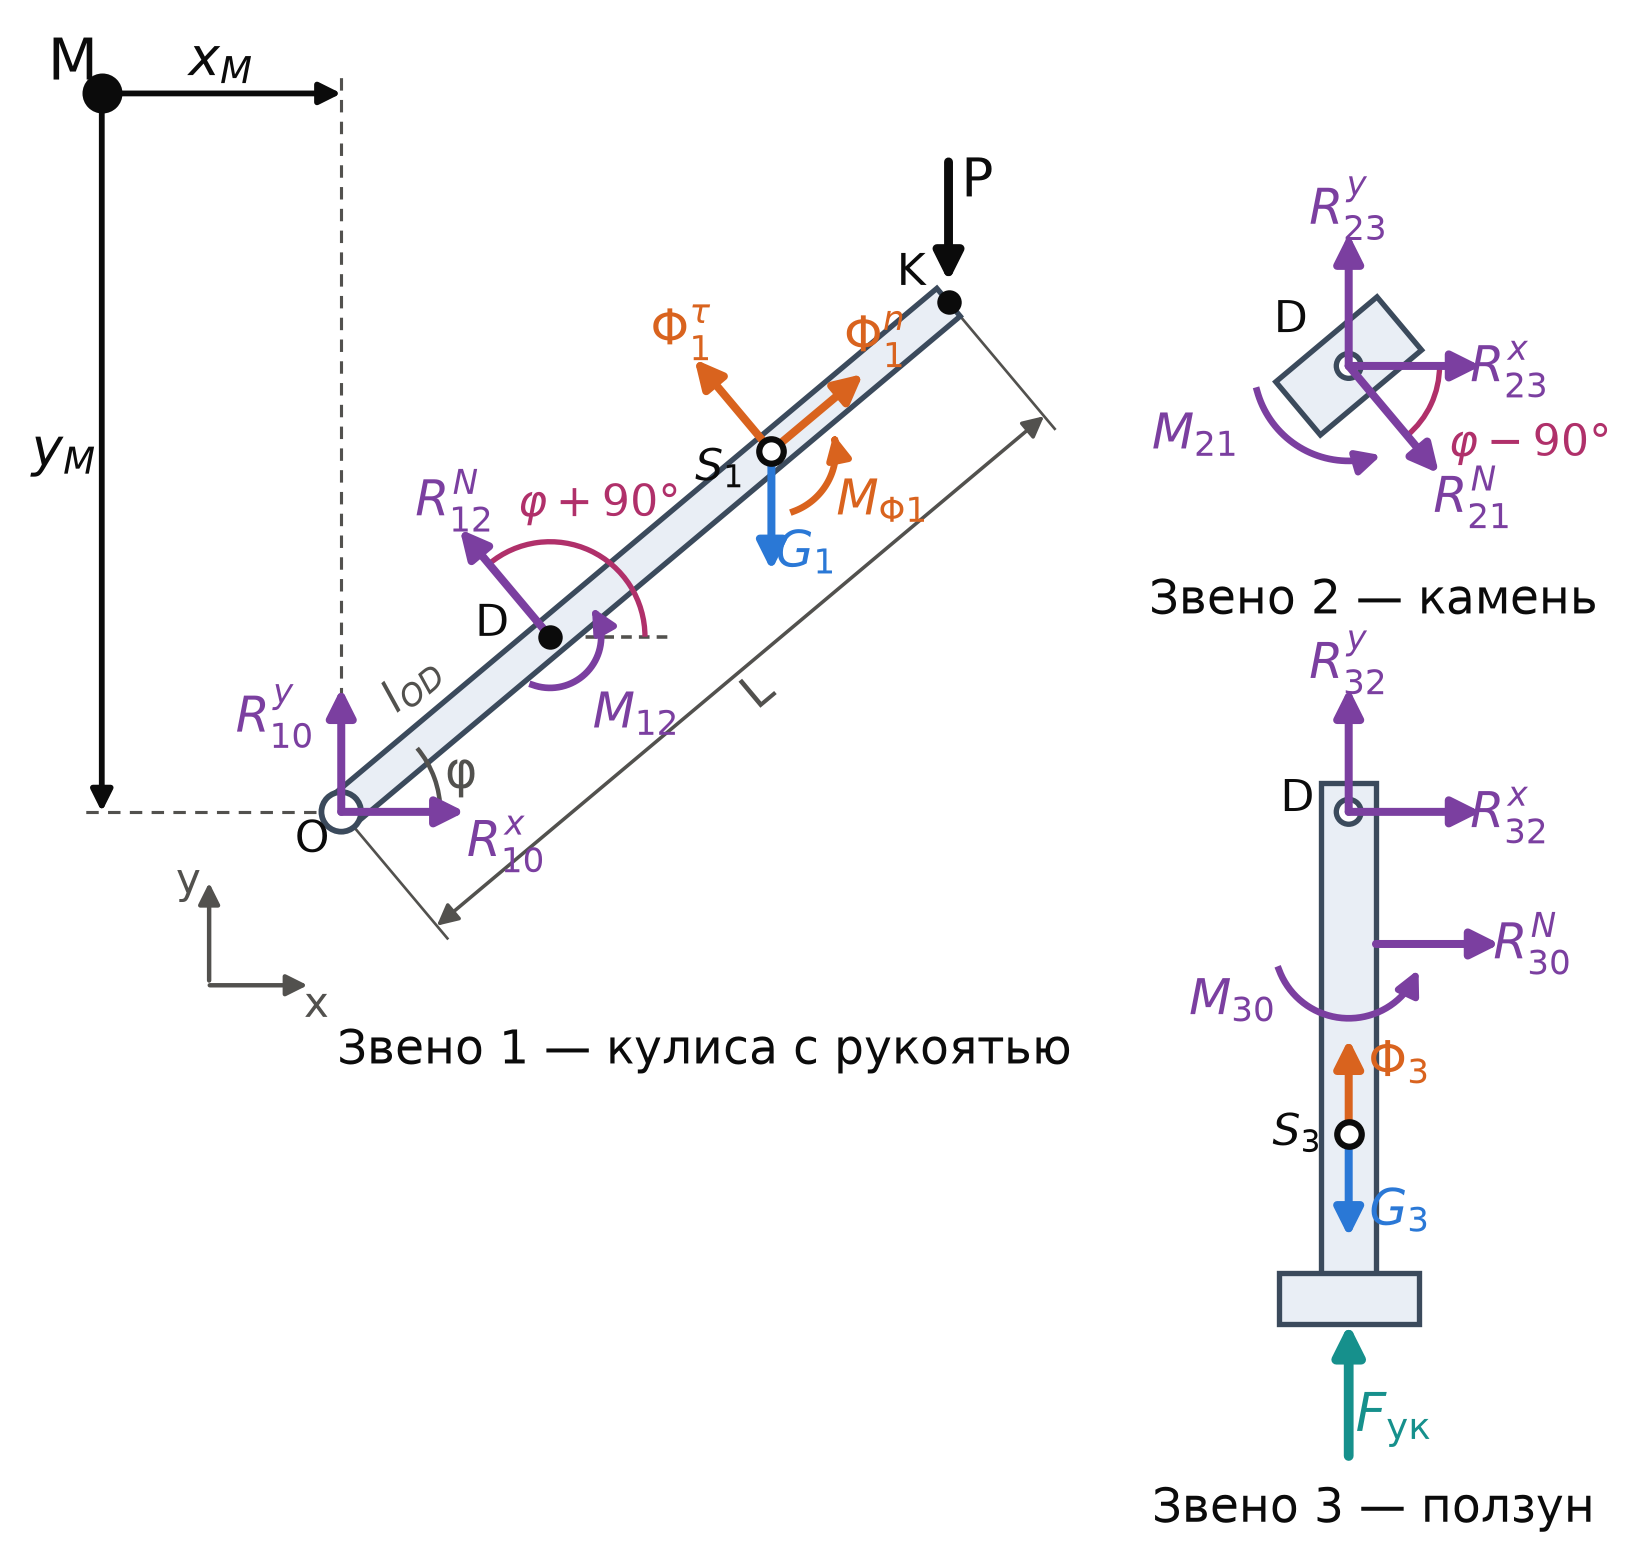

This figure's Python source:
# -*- coding: utf-8 -*-
"""Рис. 13 (v17) — расчётные схемы уточнённого силового расчёта: рис. 7 (fig7_fbd_v14.py) + силы тяжести и инерции
кулисы (G1, Ф1τ, Ф1n, MФ1 в центре масс S1) и ползуна (G3, Ф3 в S3); схема без масштаба."""
import os
import numpy as np, matplotlib
matplotlib.use("Agg")
import matplotlib.pyplot as plt
from matplotlib.patches import FancyArrowPatch, Rectangle, Circle, Arc, Polygon
from matplotlib.transforms import Affine2D
from math import radians, cos, sin

plt.rcParams.update({"font.family": "DejaVu Sans", "mathtext.fontset": "dejavusans", "font.size": 10})
INK, INK2 = "#0b0b0b", "#52514e"
REACT, ACT, CRIMP = "#7b3fa0", "#0b0b0b", "#16908c"
BODY, BODY_E = "#e9eef5", "#3b4a5c"
GRAV, INERT = "#2a78d6", "#d9631e"

fig, ax = plt.subplots(figsize=(8.4, 6.2), dpi=320)
ax.set_aspect("equal"); ax.axis("off")

def arrow(p0, p1, color, lw=1.8, ms=13, z=6):
    ax.add_patch(FancyArrowPatch(p0, p1, arrowstyle="-|>", mutation_scale=ms, color=color, lw=lw, zorder=z,
                                 shrinkA=0, shrinkB=0))
def label(xy, s, color, ha="center", va="center", fs=11):
    ax.text(xy[0], xy[1], s, color=color, ha=ha, va=va, fontsize=fs, zorder=9)
def moment(c, r, a0, a1, color, txt, txy, ccw=True):
    """дуговая стрелка момента"""
    th = np.radians(np.linspace(a0, a1, 40))
    xs, ys = c[0] + r*np.cos(th), c[1] + r*np.sin(th)
    ax.plot(xs[:-3], ys[:-3], color=color, lw=1.5, zorder=6)
    arrow((xs[-4], ys[-4]), (xs[-1], ys[-1]), color, lw=1.5, ms=11)
    label(txy, txt, color)

phi = radians(40.0)
u = np.array([cos(phi), sin(phi)]); n = np.array([-sin(phi), cos(phi)])

# ---------------- Звено 1: кулиса с рукоятью
O = np.array([0.0, 0.0]); lOD, LK = 3.3, 9.6
D1 = O + lOD*u; K = O + LK*u
w = 0.22
bar = Polygon([O + w*n, K + w*n, K - w*n, O - w*n], closed=True, fc=BODY, ec=BODY_E, lw=1.2, zorder=3)
ax.add_patch(bar)
# паз
s0, s1 = O + 2.3*u, O + 4.6*u

ax.add_patch(Circle(O, 0.24, fc="white", ec=BODY_E, lw=1.3, zorder=5))
ax.plot(*D1, "o", ms=4.5, color=INK, zorder=7); label(D1 + np.array([-0.7, 0.15]), "D", INK, fs=10)
label(O + np.array([-0.35, -0.35]), "O", INK, fs=10)
ax.plot(*K, "o", ms=4.5, color=INK, zorder=7); label(K + np.array([-0.45, 0.35]), "K", INK, fs=10)
# оси
ax.annotate("", xy=(-1.6, -0.75), xytext=(-1.6, -2.15), arrowprops=dict(arrowstyle="-|>", color=INK2, lw=1.0))
ax.annotate("", xy=(-0.3, -2.1), xytext=(-1.7, -2.1), arrowprops=dict(arrowstyle="-|>", color=INK2, lw=1.0))
label((-1.85, -0.85), "y", INK2, fs=9.5); label((-0.3, -2.35), "x", INK2, fs=9.5)
# угол φ
ax.add_patch(Arc(O, 2.4, 2.4, theta1=0, theta2=40, color=INK2, lw=1.0, zorder=4))
label((1.45, 0.45), "φ", INK2, fs=11)
# реакции в O
arrow(O, O + np.array([1.5, 0]) - np.array([0, 0.0]), REACT)
label(O + np.array([2.0, -0.4]), r"$R_{10}^{x}$", REACT)
arrow(O, O + np.array([0, 1.5]), REACT)
label(O + np.array([-0.8, 1.15]), r"$R_{10}^{y}$", REACT)
# реакция камня на кулису
arrow(D1, D1 + 1.7*n, REACT)
label(D1 + 1.95*n + np.array([0.1, 0.15]), r"$R_{12}^{N}$", REACT)
moment(D1, 0.62, 250, 395, REACT, r"$M_{12}$", D1 + np.array([1.05, -0.95]))
# угол направления R12N от горизонтали: φ + 90° (как на листике)
ax.plot([D1[0], D1[0] + 1.5], [D1[1], D1[1]], color=INK2, lw=0.8, ls=(0, (3, 2)), zorder=2)
ax.add_patch(Arc(D1, 2.3, 2.3, theta1=0, theta2=130, color="#b0306a", lw=1.2, zorder=5))
label(D1 + np.array([0.6, 1.6]), r"$\varphi + 90°$", "#b0306a", fs=10)
# сила руки
arrow(K + np.array([0, 1.7]), K + np.array([0, 0.25]), ACT, lw=2.0)
label(K + np.array([0.35, 1.45]), "P", ACT, fs=12)
# размеры вдоль кулисы
off = -1.8*n
pa, pb = O + off, K + off
ax.annotate("", xy=pb, xytext=pa, arrowprops=dict(arrowstyle="<|-|>", color=INK2, lw=0.8, shrinkA=0, shrinkB=0))
for p_ in (O, K):
    ax.plot([p_[0] - 0.25*n[0], p_[0] + off[0] - 0.2*n[0]], [p_[1] - 0.25*n[1], p_[1] + off[1] - 0.2*n[1]], color=INK2, lw=0.6)
mid = (pa + pb)/2 - 0.35*n
ax.text(mid[0], mid[1], "L", color=INK2, fontsize=10.5, rotation=40, ha="center", va="center")
mid2 = O + 0.5*lOD*u + 0.62*n
ax.text(mid2[0], mid2[1], r"$l_{OD}$", color=INK2, fontsize=10, rotation=40, ha="center", va="center")
label((4.4, -2.9), "Звено 1 — кулиса с рукоятью", INK, fs=10.5)
# центр масс S1, сила тяжести и силы инерции
S1 = O + 6.8*u
ax.plot(*S1, "o", ms=5.5, mfc="white", mec=INK, mew=1.4, zorder=8)
label(S1 + np.array([-0.62, -0.22]), r"$S_{1}$", INK, fs=10)
arrow(S1, S1 + np.array([0, -1.45]), GRAV)
label(S1 + np.array([0.42, -1.25]), r"$G_{1}$", GRAV)
arrow(S1, S1 + 1.45*n, INERT)
label(S1 + 1.45*n + np.array([-0.15, 0.32]), r"$\Phi_{1}^{\tau}$", INERT)
arrow(S1, S1 + 1.45*u, INERT)
label(S1 + 1.45*u + np.array([0.15, 0.42]), r"$\Phi_{1}^{n}$", INERT)
moment(S1, 0.78, -70, 15, INERT, r"$M_{\Phi 1}$", S1 + np.array([1.35, -0.62]))

# ---------------- точка приведения моментов M
Mp = np.array([-2.9, 8.7])
ax.plot(*Mp, "o", ms=8, color=INK, zorder=9)
label(Mp + np.array([-0.35, 0.35]), "M", INK, fs=13)
# выносные линии от O
ax.plot([0, 0], [0.3, Mp[1] + 0.25], color=INK2, lw=0.7, ls=(0, (4, 3)), zorder=1)
ax.plot([-0.3, Mp[0] - 0.25], [0, 0], color=INK2, lw=0.7, ls=(0, (4, 3)), zorder=1)
# оси от M: вправо (x_M) и вниз (y_M)
ax.annotate("", xy=(0, Mp[1]), xytext=tuple(Mp), arrowprops=dict(arrowstyle="-|>", color=INK, lw=1.3, shrinkA=4, shrinkB=0))
ax.annotate("", xy=(Mp[0], 0), xytext=tuple(Mp), arrowprops=dict(arrowstyle="-|>", color=INK, lw=1.3, shrinkA=4, shrinkB=0))
label(((Mp[0] + 0) / 2, Mp[1] + 0.38), r"$x_{M}$", INK, fs=12)
label((Mp[0] - 0.45, Mp[1] / 2), r"$y_{M}$", INK, fs=12)


# ---------------- Звено 2: камень
D2 = np.array([12.2, 5.4])
rect = Rectangle((-0.8, -0.42), 1.6, 0.84, fc=BODY, ec=BODY_E, lw=1.2, zorder=3)                          # камень-обойма
rect.set_transform(Affine2D().rotate(phi).translate(*D2) + ax.transData); ax.add_patch(rect)
ax.add_patch(Circle(D2, 0.15, fc="white", ec=BODY_E, lw=1.2, zorder=5)); label(D2 + np.array([-0.7, 0.55]), "D", INK, fs=10)
arrow(D2, D2 - 1.7*n, REACT)
label(D2 - 1.95*n + np.array([0.25, -0.1]), r"$R_{21}^{N}$", REACT)
arrow(D2, D2 + np.array([1.6, 0]), REACT); label(D2 + np.array([1.95, -0.05]), r"$R_{23}^{x}$", REACT)
arrow(D2, D2 + np.array([0, 1.6]), REACT); label(D2 + np.array([0.0, 1.9]), r"$R_{23}^{y}$", REACT)
moment(D2, 1.15, 195, 290, REACT, r"$M_{21}$", D2 + np.array([-1.85, -0.85]))
# угол направления R21N от горизонтали: φ − 90°
ax.add_patch(Arc(D2, 2.2, 2.2, theta1=-50, theta2=0, color="#b0306a", lw=1.2, zorder=5))
label(D2 + np.array([2.2, -0.95]), r"$\varphi - 90°$", "#b0306a", fs=10)
label((D2[0] + 0.3, 2.55), "Звено 2 — камень", INK, fs=10.5)

# ---------------- Звено 3: ползун
D3 = np.array([12.2, 0.0])
ax.add_patch(Rectangle((D3[0] - 0.33, -5.6), 0.66, 5.95, fc=BODY, ec=BODY_E, lw=1.2, zorder=3))       # шток
ax.add_patch(Rectangle((D3[0] - 0.85, -6.2), 1.7, 0.62, fc=BODY, ec=BODY_E, lw=1.2, zorder=3))        # головка
ax.add_patch(Circle(D3, 0.15, fc="white", ec=BODY_E, lw=1.2, zorder=5)); label(D3 + np.array([-0.62, 0.15]), "D", INK, fs=10)
arrow(D3, D3 + np.array([1.6, 0]), REACT); label(D3 + np.array([1.95, -0.05]), r"$R_{32}^{x}$", REACT)
arrow(D3, D3 + np.array([0, 1.5]), REACT); label(D3 + np.array([0.0, 1.8]), r"$R_{32}^{y}$", REACT)
G = np.array([D3[0] + 0.33, -1.6])
arrow(G, G + np.array([1.5, 0]), REACT); label(G + np.array([1.9, 0.0]), r"$R_{30}^{N}$", REACT)
moment(np.array([D3[0], -1.6]), 0.9, 200, 340, REACT, r"$M_{30}$", np.array([D3[0] - 1.4, -2.3]))
S3 = np.array([D3[0], -3.9])
ax.plot(*S3, "o", ms=5.5, mfc="white", mec=INK, mew=1.4, zorder=8)
label(S3 + np.array([-0.62, 0.0]), r"$S_{3}$", INK, fs=10)
arrow(S3, S3 + np.array([0, -1.25]), GRAV)
label(S3 + np.array([0.62, -0.95]), r"$G_{3}$", GRAV)
arrow(S3, S3 + np.array([0, 1.15]), INERT)
label(S3 + np.array([0.62, 0.85]), r"$\Phi_{3}$", INERT)
arrow(np.array([D3[0], -7.8]), np.array([D3[0], -6.2]), CRIMP, lw=2.2, ms=14)
label(np.array([D3[0] + 0.55, -7.35]), r"$F_{\mathrm{ук}}$", CRIMP, fs=12)
label((D3[0] + 0.3, -8.45), "Звено 3 — ползун", INK, fs=10.5)

ax.set_xlim(-3.9, 15.4); ax.set_ylim(-8.9, 9.6)
fig.savefig(os.path.join(os.path.dirname(os.path.abspath(__file__)), "fig13_fbd_v17.png"), facecolor="white", bbox_inches="tight", pad_inches=0.06)
print("ok")
